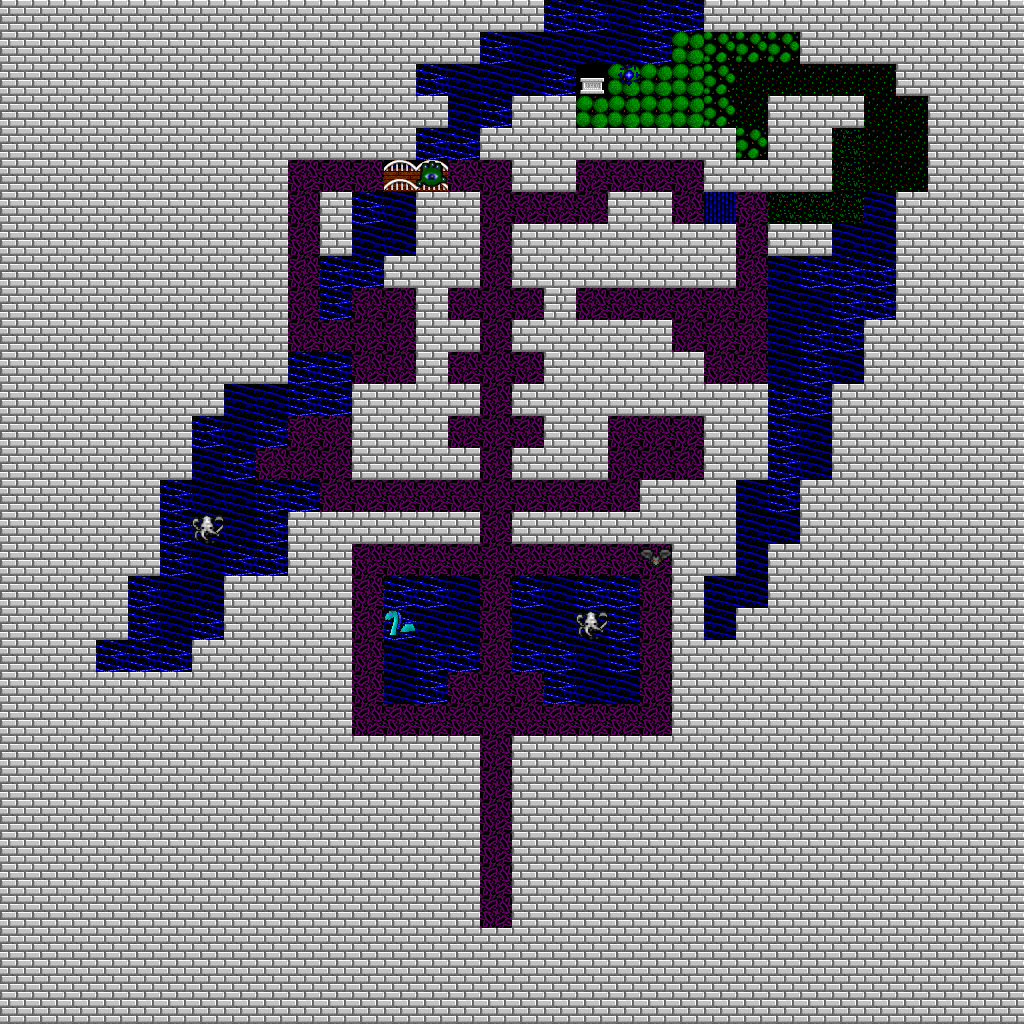

This is a level from a 2D game, rendered from its Tiled map with the project's own tilesets. A one-line summary and the map file follow, with tile-layer data summarised:
An orthogonal 32x32 tile map with 32x32 px tiles, 2 tile layers (Map Layer, People Layer) and 6 objects (2x giant_squid, wisp, gazer, bat, sea_serpent).

<map version="1.0" orientation="orthogonal" width="32" height="32" tilewidth="32" tileheight="32" backgroundcolor="#000000">
<tileset firstgid="1" name="lcb_3.ult" tilewidth="32" tileheight="32">
<image source="latest.png" width="768" height="768" />
</tileset>
<layer name="Map Layer" width="32" height="32">
<data>[1024 cells, 1024 non-empty, 12 distinct tile ids]</data>
</layer>
<layer name="People Layer" width="32" height="32">
<data>[1024 cells, 6 non-empty, 5 distinct tile ids]</data>
</layer>
<objectgroup name="Person Properties" width="32" height="32">
<object name="anonymous" type="wisp" x="608" y="64" width="32" height="32">
<properties>
<property name="id" value="0" />
<property name="tileType" value="wisp" />
<property name="movement" value="ATTACK_AVATAR" />
<property name="startX" value="19" />
<property name="startY" value="2" />
<property name="dialogId" value="0" />
</properties>
</object>
<object name="anonymous" type="gazer" x="416" y="160" width="32" height="32">
<properties>
<property name="id" value="1" />
<property name="tileType" value="gazer" />
<property name="movement" value="ATTACK_AVATAR" />
<property name="startX" value="13" />
<property name="startY" value="5" />
<property name="dialogId" value="0" />
</properties>
</object>
<object name="anonymous" type="bat" x="640" y="544" width="32" height="32">
<properties>
<property name="id" value="2" />
<property name="tileType" value="bat" />
<property name="movement" value="ATTACK_AVATAR" />
<property name="startX" value="20" />
<property name="startY" value="17" />
<property name="dialogId" value="0" />
</properties>
</object>
<object name="anonymous" type="giant_squid" x="576" y="608" width="32" height="32">
<properties>
<property name="id" value="3" />
<property name="tileType" value="giant_squid" />
<property name="movement" value="ATTACK_AVATAR" />
<property name="startX" value="18" />
<property name="startY" value="19" />
<property name="dialogId" value="0" />
</properties>
</object>
<object name="anonymous" type="giant_squid" x="192" y="512" width="32" height="32">
<properties>
<property name="id" value="4" />
<property name="tileType" value="giant_squid" />
<property name="movement" value="ATTACK_AVATAR" />
<property name="startX" value="6" />
<property name="startY" value="16" />
<property name="dialogId" value="0" />
</properties>
</object>
<object name="anonymous" type="sea_serpent" x="384" y="608" width="32" height="32">
<properties>
<property name="id" value="5" />
<property name="tileType" value="sea_serpent" />
<property name="movement" value="WANDER" />
<property name="startX" value="12" />
<property name="startY" value="19" />
<property name="dialogId" value="0" />
</properties>
</object>
</objectgroup>
</map>